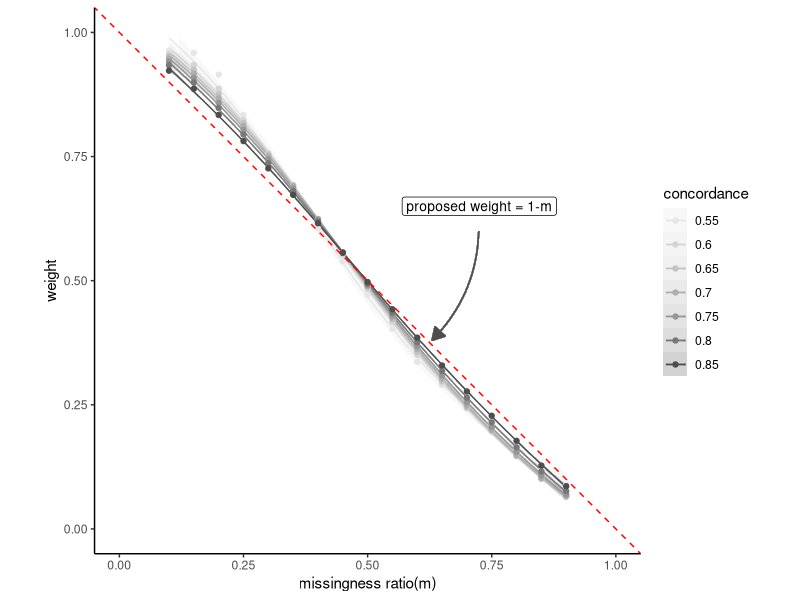

The R script that drew this image:
# This script generates the figure in Supplementary Text 3


rm(list = ls())
library(survival)
library(magrittr)
library(ggplot2)

n = 1e4
set.seed(42)
x = rnorm(n) # metabolite
z = rnorm(n) # noise
z = z[order(x)]
x = sort(x)

# pick the parameter such that desired concordance is obtained: 
#     d = concordance(y~x), where y = x + nfs*z
# noise factors
nfs = seq(sqrt(0.5),sqrt(6.5),length.out = 601)^2

# here I find corresponding noise factor for the sequence of ds 
#    ds = 0.55, 0.6, 0.65...
## find noise factors for equidistant ds 
# ds<-
# sapply(nfs, function(noise_factor){
#   y = z*noise_factor + x
#   concordance(x~y)$concordance
# })

# you can run the code above and confirm, these settings give 
# desired concordance values
ii = c( 573, 336, 224, 151, 95, 48, 3)
nfs = nfs[ii] 


# function to calculate optimal weight for x,y
#             given the missingness percentage
ff <- function(x, y, pcth){
  th = x[length(x)*pcth] - .Machine$double.eps
  yh = 1*(x > th)
  xh = max(x) -x + 0.1
  xh[yh==0] = max(xh)
  S = Surv(xh, yh)
  
  # concordance for pi_1
  d1 = concordance(x~y, data.frame(x,y)[yh==1,])$concordance
  # concordance for pi_2
  d2 = concordance(x~y, data.frame(x,y)[yh==0,])$concordance
  # concordance for bridge pairs
  db = concordance(yh~y)$concordance
  # concordance for left-censored formulation without weighting
  dS = concordance(S~y, reverse = T)$concordance
  # true concordance
  d = concordance(x~y)$concordance
  
  # optimal weight, formula derived in the paper, see the paper
  w = (d-d1)/(db-d) * (db-dS)/(dS-d1)
  
  # if we apply optimal weighting, d==dw
  dw = if(w>0) concordance(S~y, reverse = T, weights = c(w,1)[yh+1])$concordance else NA
  
  c(w=w, m = pcth, dw=dw, d = d, dS = dS, d1=d1, d2=d2, db=db)
}

# missingness percentage
pcs = seq(0.1, 0.9, by = 0.05)
pcs = structure(pcs, names = pcs)

re = lapply( pcs, function(pcth) 
  data.frame( t(sapply(nfs, function(k) ff(x, z*k + x, pcth))), miss = pcth )
) %>% do.call(what = rbind)


# 500 x 500
ggplot(re, aes(x = miss, y= w, color = factor(round(d,2)))) + 
  # geom_line( fill = NA ) +
  geom_smooth( aes(fill =  factor(round(d,2)) ), alpha = 0.25, lwd = 0.5) + 
  geom_point()+
  scale_color_manual(values = rev(gray.colors(7))) + 
  scale_fill_manual(values = rev(gray.colors(7))) + 
  theme_classic() +
  geom_abline(slope = -1, intercept = 1,  lty = 2, color = "red") +
  labs(y="weight", x = "missingness ratio(m)", color = "concordance", fill = "concordance") +
  xlim(c(0,1)) + 
  ylim(c(0,1)) + 
  coord_fixed() +
  annotate(geom = "label", x = 0.725, y = 0.65, label = 'proposed weight = 1-m', size = 3.5) +
  geom_curve(aes(x = 0.724, y = 0.6, xend = 0.63, yend = 0.38), lty = 1,
             arrow = arrow(length = unit(0.025, "npc"),type = "closed"), curvature = -0.2, lwd = 0.5)

ggsave(filename = 'ST3_weighting_simulation.pdf', width = 5, height = 5)



# status
cat("\nFigure saved as PDF in current working directory\n")

